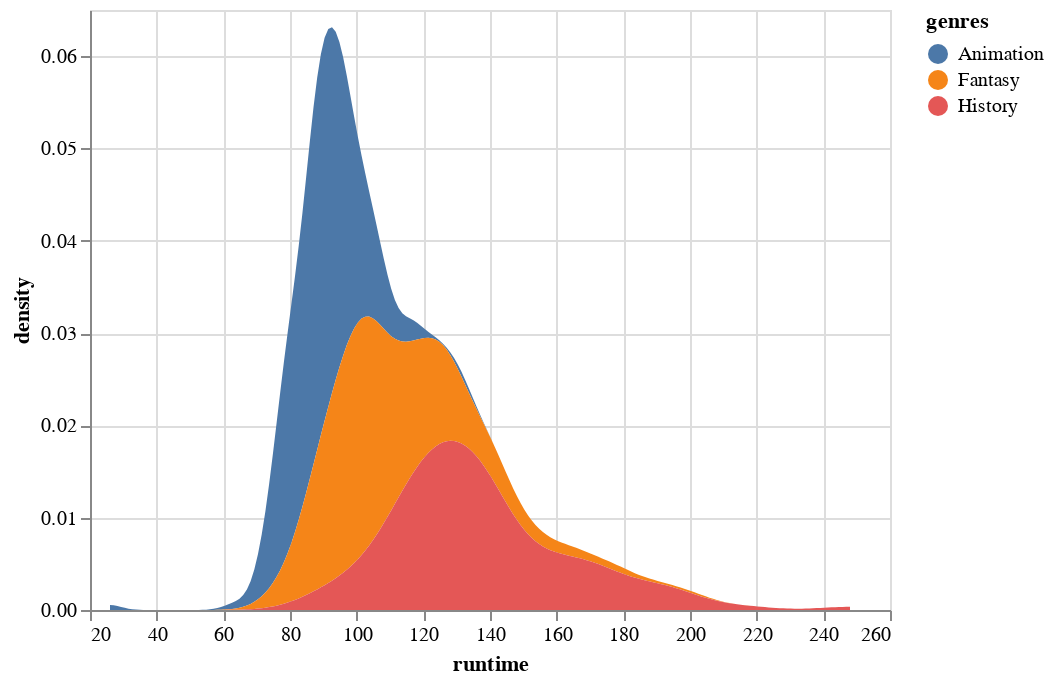

Notebook code cell kept with this figure:
### Markdown cell above
To make the curves smoother,
we could use the monotone interpolation mentioned above,
but a more proper way of doing this is to increase the resolution
over which the KDE is calculated
by setting the steps size to a higher number.

### Code cell
(alt.Chart(boom_genres)
 .transform_density(
     'runtime',
     groupby=['genres'],
     as_=['runtime', 'density'],
     steps=200)
 .mark_area().encode(
     x='runtime',
     y='density:Q',
     color='genres'))

### Figure 1 — Vega-Lite specification as saved in the notebook (floating-point values rounded to 4 significant figures; data arrays with more than 128 entries replaced by an {"elided": "..."} marker saying what was removed)
{"config": {"view": {"continuousWidth": 400, "continuousHeight": 300}}, "data": {"name": "data-390e1a13549f0b045102d747f6767a0c"}, "mark": "area", "encoding": {"color": {"type": "nominal", "field": "genres"}, "x": {"type": "quantitative", "field": "runtime"}, "y": {"type": "quantitative", "field": "density"}}, "transform": [{"density": "runtime", "groupby": ["genres"], "steps": 200, "as": ["runtime", "density"]}], "$schema": "https://vega.github.io/schema/vega-lite/v4.8.1.json", "datasets": {"data-390e1a13549f0b045102d747f6767a0c": {"elided": "737 records"}}}
